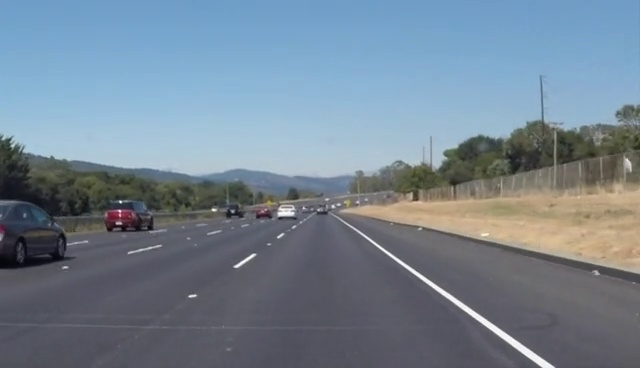
#> input picture img.jpg, 640 x 368 px, found by its file name
$ python 03_roi_mask.py
#> lines starting #> are read from the running program, lines starting #| are printed output that depends on the picture
import cv2
import numpy as np

edge_img = cv2.imread('C:/Users/HUAWEI/Desktop/Opencv/lane/lane_detect/img.jpg', cv2.IMREAD_GRAYSCALE)
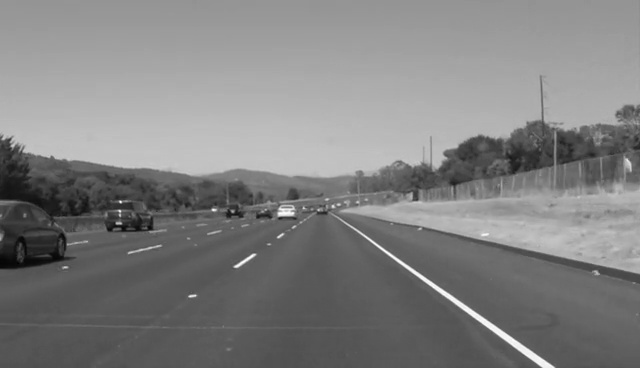
#> edge_img: shape (368, 640); min 0, max 255, mean 128.7

mask = np.zeros_like(edge_img)
# 填充多边形
mask = cv2.fillPoly(mask,
                    np.array([[[0, 368], [300, 210], [340, 210], [640, 368]]]),
                    color=255)
#与运算
masked_edge_img = cv2.bitwise_and(edge_img, mask)
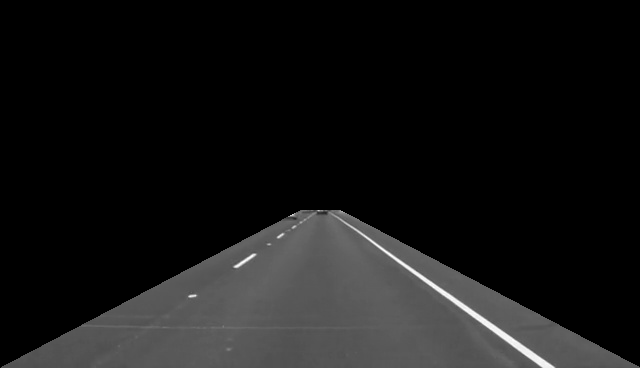
#> masked_edge_img: shape (368, 640); min 0, max 255, mean 21.5
cv2.imwrite('masked_edge_img.jpg', masked_edge_img)
cv2.imshow('masked', masked_edge_img)
cv2.waitKey(0)
